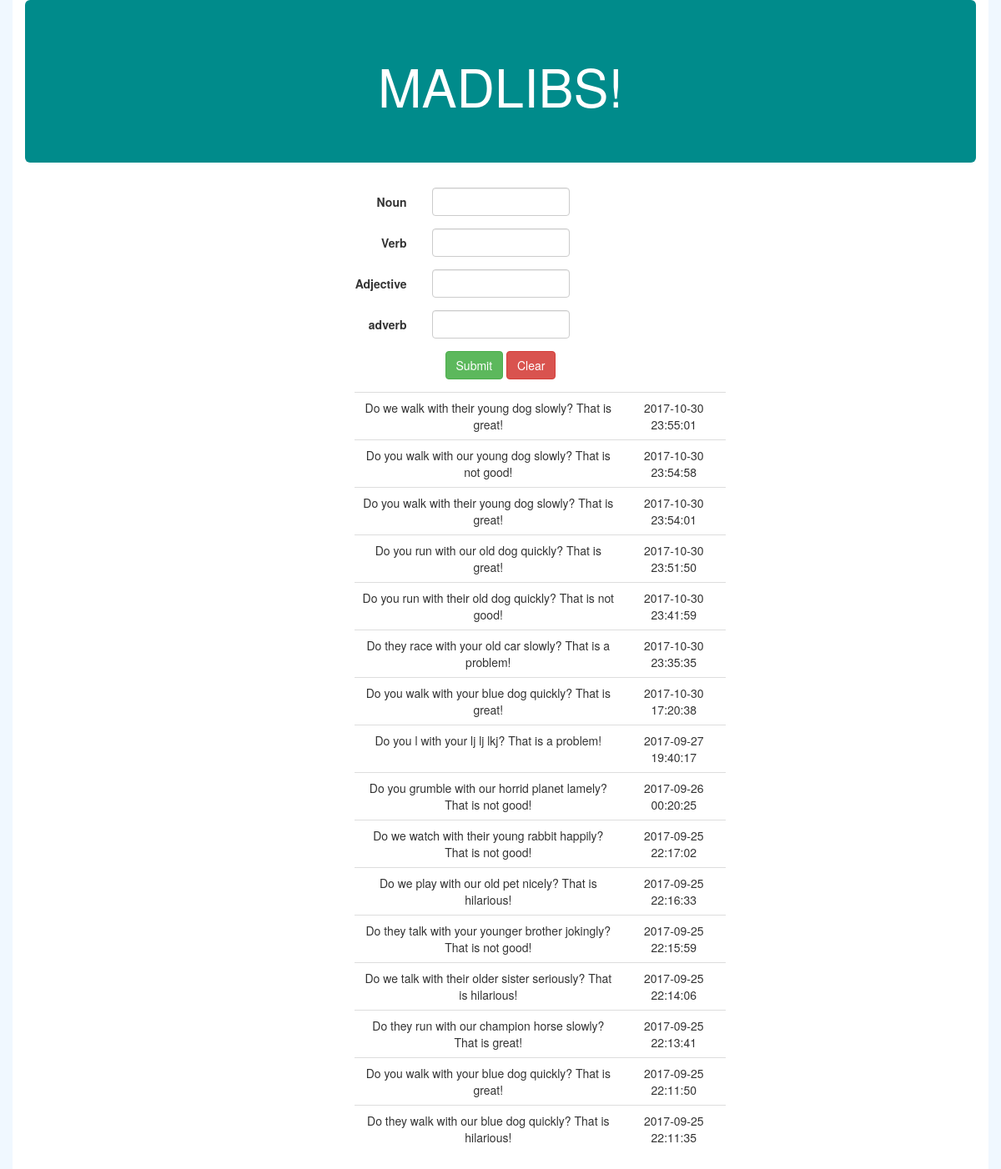
The page / on the database its author committed.
### tables this page shows
CREATE TABLE `madlib` (
  `user_verb` varchar(15) DEFAULT NULL,
  `user_adjective` varchar(15) DEFAULT NULL,
  `user_noun` varchar(20) DEFAULT NULL,
  `user_adverb` varchar(15) DEFAULT NULL,
  `full_story` varchar(150) DEFAULT NULL,
  `time_stamp` timestamp NOT NULL DEFAULT CURRENT_TIMESTAMP
);

### MadLibs.php (the view, shortened to what this page needs)
<?php
    class MadLibs {
        private $noun;
        private $verb;
        private $adjective;
        private $adverb;
        public function getNoun() {
            return $this->noun;
        }
        public function getVerb() {
            return $this->verb;
        }
        public function getAdjective() {
            return $this->adjective;
        }
        public function getAdverb() {
            return $this->adverb;
        }
        public function getStoriesFromDB() {
            $dbc = $this->connectToDatabase();
            $query = "SELECT full_story, time_stamp FROM madlib ORDER BY time_stamp DESC";
            $data = mysqli_query($dbc, $query)
                    or die("Error pulling stories from database");
            return $data;
        }
        public function formatStories($data) {
            echo '<table class="table table-hover">';
            while($row = mysqli_fetch_array($data)) {
                echo '<tr><td>' . $row['full_story'] . '</td><td>' . $row['time_stamp'] . '</td></tr>';
            }
        }
        public function connectToDatabase() {
            $dbc = mysqli_connect(DB_HOST, DB_USER, DB_PASSWORD, DB_NAME)
                    or die("Error connecting to database.");
            return $dbc;
        }
    }
?>

### index.php (shortened to what this page needs)
<!DOCTYPE html>
<html lang="en">
    <head>
        <link rel="stylesheet" href="https://maxcdn.bootstrapcdn.com/bootstrap/3.3.7/css/bootstrap.min.css">
        <link rel="stylesheet" href="styles.css" type="text/css">
    </head>
    <body>
        <div class="container">
            <div class="jumbotron text-center">
                <h1>MADLIBS!</h1>
            </div>
            <div class="row">
                <?php
                    require_once('MadLibs.php');
                    $madlibs_engine = new MadLibs();
                ?>
                <div class="col-sm-12 text-center">
                    <form enctype="multipart/form-data" method="post" class="form-horizontal" action="<?php echo htmlspecialchars($_SERVER['PHP_SELF']); ?>" >
                        <div class="form-group">
                            <label class="control-label col-sm-offset-3 col-sm-2" for="noun">Noun</label>
                            <div class="col-sm-2">
                                <input type="text" name="noun" class="form-control" value="<?php if(!empty($madlibs_engine->getNoun())) echo $madlibs_engine->getNoun(); ?>" />
                            </div>
                        </div>
                        <div class="form-group">
                            <label class="control-label col-sm-offset-3 col-sm-2" for="verb">Verb</label>
                            <div class="col-sm-2">
                                <input type="text" name="verb" class="form-control" value="<?php if(!empty($madlibs_engine->getVerb())) echo $madlibs_engine->getVerb(); ?>" />
                            </div>
                        </div>
                        <div class="form-group">
                            <label class="control-label col-sm-offset-3 col-sm-2" for="adjective">Adjective</label>
                            <div class="col-sm-2">
                                <input type="text" name="adjective" class="form-control" value="<?php if(!empty($madlibs_engine->getAdjective())) echo $madlibs_engine->getAdjective(); ?>" />
                            </div>
                        </div>
                        <div class="form-group">
                            <label class="control-label col-sm-offset-3 col-sm-2" for="adverb">adverb</label>
                            <div class="col-sm-2">
                                <input type="text" name="adverb" class="form-control" value="<?php if(!empty($madlibs_engine->getAdverb())) echo $madlibs_engine->getAdverb(); ?>" />
                            </div>
                        </div>
                        <div class="form-group">
                            <div class="col-sm-offset-5 col-sm-2">
                                <button type="submit" class="btn btn-success" value="Submit" name="submit">Submit</button>
                                <button type="clear" class="btn btn-danger">Clear</button>
                            </div>
                        </div>
                    </form>
                    <div class="col-sm-offset-4 col-sm-5">
                        <?php
                            $data = $madlibs_engine->getStoriesFromDB();
                            $madlibs_engine->formatStories($data);
                        ?>
                    </div>
                </div>
            </div>
        </div>
    </body>
</html>

### styles.css (style rules this page uses)
body { background-color: #F0F8FF; }
.jumbotron { background-color: #008B8B; color: white; }
.container { background-color: white; }

### rows shown on the page
madlib: full_story "Do we walk with their young dog slowly? That is great!", time_stamp "2017-10-30 23:55:01"
madlib: full_story "Do you walk with our young dog slowly? That is not good!", time_stamp "2017-10-30 23:54:58"
madlib: full_story "Do you walk with their young dog slowly? That is great!", time_stamp "2017-10-30 23:54:01"
madlib: full_story "Do you run with our old dog quickly? That is great!", time_stamp "2017-10-30 23:51:50"
madlib: full_story "Do you run with their old dog quickly? That is not good!", time_stamp "2017-10-30 23:41:59"
madlib: full_story "Do they race with your old car slowly? That is a problem!", time_stamp "2017-10-30 23:35:35"
madlib: full_story "Do you walk with your blue dog quickly? That is great!", time_stamp "2017-10-30 17:20:38"
madlib: full_story "Do you l with your lj lj lkj? That is a problem!", time_stamp "2017-09-27 19:40:17"
madlib: full_story "Do you grumble with our horrid planet lamely? That is not good!", time_stamp "2017-09-26 00:20:25"
madlib: full_story "Do we watch with their young rabbit happily? That is not good!", time_stamp "2017-09-25 22:17:02"
madlib: full_story "Do we play with our old pet nicely? That is hilarious!", time_stamp "2017-09-25 22:16:33"
madlib: full_story "Do they talk with your younger brother jokingly? That is not good!", time_stamp "2017-09-25 22:15:59"
madlib: full_story "Do we talk with their older sister seriously? That is hilarious!", time_stamp "2017-09-25 22:14:06"
madlib: full_story "Do they run with our champion horse slowly? That is great!", time_stamp "2017-09-25 22:13:41"
madlib: full_story "Do you walk with your blue dog quickly? That is great!", time_stamp "2017-09-25 22:11:50"
madlib: full_story "Do they walk with our blue dog quickly? That is hilarious!", time_stamp "2017-09-25 22:11:35"
